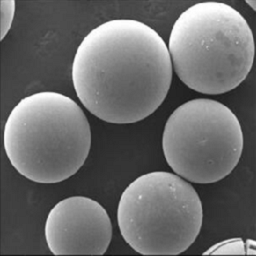
#> input picture 17JE003548_6/sample3.png, 256 x 256 px, found by its file name
$ python 3.py
#> lines starting #> are read from the running program, lines starting #| are printed output that depends on the picture; after the words box and inside, x2 and y2 are one past the last pixel; in counts of white or black regions, pixels touching at a corner belong together
import cv2
img=cv2.imread("img/sample3.png",0)
#> img is the input picture: shape (256, 256); min 15, max 255, mean 107.6

cv2.imshow("image",img)
cv2.waitKey(0)
cv2.destroyAllWindows()

h,v=img.shape
#> h = 256; v = 256

th=0.5*256
out=img.copy()

def seg(rl, rr, cl, cr):
#> called with rl = 0, rr = 255, cl = 0, cr = 255
    if rl > rr or cl > cr:
        return
    arr=[]
    for i in range(rl, rr + 1):
        for j in range(cl, cr + 1):
            arr.append(img[i][j])
#> after the loop, arr = 65536 items
    if max(arr) - min(arr) <= th:
        for i in range(rl, rr + 1):
            out[i][cl] = 255
            if cr == v-1:
                out[i][cr] = 255
        for j in range(cl, cr + 1):
            out[rl][j] = 255
            if rr == h-1:
                out[rr][j] = 0
        return
    rm=(rl + rr)//2
    cm=(cl + cr)//2
    seg(rl, rm, cl, cm)
#> after the loop in seg (call 6), `for i in range(rl, rr + 1):`: out: shape (256, 256); 0.01% of pixels changed, all inside (x1, y1, x2, y2) = (0, 0, 1, 8)
#> after the loop in seg (call 6), `for j in range(cl, cr + 1):`: out: shape (256, 256); min 15, max 255, mean 107.7
    seg(rm + 1, rr, cl, cm)
#> after the loop in seg (call 7), `for i in range(rl, rr + 1):`: out: shape (256, 256); min 15, max 255, mean 107.7
#> after the loop in seg (call 7), `for j in range(cl, cr + 1):`: out: shape (256, 256); min 15, max 255, mean 107.7
    seg(rl, rm, cm + 1, cr)
#> after the loop in seg (call 9), `for i in range(rl, rr + 1):`: out: shape (256, 256); min 15, max 255, mean 107.7
#> after the loop in seg (call 9), `for j in range(cl, cr + 1):`: out: shape (256, 256); min 15, max 255, mean 107.7
#> after the loop in seg (call 10), `for i in range(rl, rr + 1):`: out: shape (256, 256); min 15, max 255, mean 107.7
#> after the loop in seg (call 10), `for j in range(cl, cr + 1):`: out: shape (256, 256); min 15, max 255, mean 107.7
#> after the loop in seg (call 12), `for i in range(rl, rr + 1):`: out: shape (256, 256); min 15, max 255, mean 107.7
#> after the loop in seg (call 12), `for j in range(cl, cr + 1):`: out: shape (256, 256); min 15, max 255, mean 107.7
#> after the loop in seg (call 13), `for i in range(rl, rr + 1):`: out: shape (256, 256); min 15, max 255, mean 107.7
#> after the loop in seg (call 13), `for j in range(cl, cr + 1):`: out: shape (256, 256); min 15, max 255, mean 107.7
#> after the loop in seg (call 14), `for i in range(rl, rr + 1):`: out: shape (256, 256); min 15, max 255, mean 107.7
#> after the loop in seg (call 14), `for j in range(cl, cr + 1):`: out: shape (256, 256); min 15, max 255, mean 107.7
    seg(rm + 1, rr, cm + 1, cr)
#> after the loop in seg (call 15), `for i in range(rl, rr + 1):`: out: shape (256, 256); min 15, max 255, mean 107.7
#> after the loop in seg (call 15), `for j in range(cl, cr + 1):`: out: shape (256, 256); min 15, max 255, mean 107.7
#> after the loop in seg (call 17), `for i in range(rl, rr + 1):`: out: shape (256, 256); min 15, max 255, mean 107.7
#> after the loop in seg (call 17), `for j in range(cl, cr + 1):`: out: shape (256, 256); min 15, max 255, mean 107.7
#> after the loop in seg (call 18), `for i in range(rl, rr + 1):`: out: shape (256, 256); min 15, max 255, mean 107.7
#> after the loop in seg (call 18), `for j in range(cl, cr + 1):`: out: shape (256, 256); min 15, max 255, mean 107.7
#> after the loop in seg (call 19), `for i in range(rl, rr + 1):`: out: shape (256, 256); min 15, max 255, mean 107.7
#> after the loop in seg (call 19), `for j in range(cl, cr + 1):`: out: shape (256, 256); min 15, max 255, mean 107.7
#> after the loop in seg (call 20), `for i in range(rl, rr + 1):`: out: shape (256, 256); min 15, max 255, mean 107.7
#> after the loop in seg (call 20), `for j in range(cl, cr + 1):`: out: shape (256, 256); min 15, max 255, mean 107.7
#> after the loop in seg (call 22), `for i in range(rl, rr + 1):`: out: shape (256, 256); min 15, max 255, mean 107.7
#> after the loop in seg (call 22), `for j in range(cl, cr + 1):`: out: shape (256, 256); min 15, max 255, mean 107.7
#> after the loop in seg (call 23), `for i in range(rl, rr + 1):`: out: shape (256, 256); min 15, max 255, mean 107.8
#> after the loop in seg (call 23), `for j in range(cl, cr + 1):`: out: shape (256, 256); min 15, max 255, mean 107.8
#> after the loop in seg (call 25), `for i in range(rl, rr + 1):`: out: shape (256, 256); min 15, max 255, mean 107.8
#> after the loop in seg (call 25), `for j in range(cl, cr + 1):`: out: shape (256, 256); min 15, max 255, mean 107.8
#> after the loop in seg (call 26), `for i in range(rl, rr + 1):`: out: shape (256, 256); min 15, max 255, mean 107.8
#> after the loop in seg (call 26), `for j in range(cl, cr + 1):`: out: shape (256, 256); min 15, max 255, mean 107.8
#> after the loop in seg (call 27), `for i in range(rl, rr + 1):`: out: shape (256, 256); min 15, max 255, mean 107.8
#> after the loop in seg (call 27), `for j in range(cl, cr + 1):`: out: shape (256, 256); min 15, max 255, mean 107.8
#> after the loop in seg (call 28), `for i in range(rl, rr + 1):`: out: shape (256, 256); min 15, max 255, mean 107.8
#> after the loop in seg (call 28), `for j in range(cl, cr + 1):`: out: shape (256, 256); min 15, max 255, mean 107.8
#> after the loop in seg (call 30), `for i in range(rl, rr + 1):`: out: shape (256, 256); min 15, max 255, mean 107.8
#> after the loop in seg (call 30), `for j in range(cl, cr + 1):`: out: shape (256, 256); min 15, max 255, mean 107.8
#> after the loop in seg (call 31), `for i in range(rl, rr + 1):`: out: shape (256, 256); min 15, max 255, mean 107.8
#> after the loop in seg (call 31), `for j in range(cl, cr + 1):`: out: shape (256, 256); min 15, max 255, mean 107.8
#> after the loop in seg (call 32), `for i in range(rl, rr + 1):`: out: shape (256, 256); min 15, max 255, mean 107.8
#> after the loop in seg (call 32), `for j in range(cl, cr + 1):`: out: shape (256, 256); min 15, max 255, mean 107.8
#> after the loop in seg (call 33), `for i in range(rl, rr + 1):`: out: shape (256, 256); min 15, max 255, mean 107.8
#> after the loop in seg (call 33), `for j in range(cl, cr + 1):`: out: shape (256, 256); min 15, max 255, mean 107.8

seg(0, h - 1, 0, v - 1)
#> after the loop in seg (call 35), `for i in range(rl, rr + 1):`: arr = 64 values, max 166 at index 55, min 109 at index 0, mean 146.1
#> after the loop in seg (call 35), `for i in range(rl, rr + 1):`:
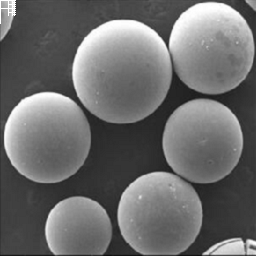
#> out: shape (256, 256); min 15, max 255, mean 107.8
#> after the loop in seg (call 35), `for j in range(cl, cr + 1):`: out: shape (256, 256); 0.01% of pixels changed, all inside (x1, y1, x2, y2) = (1, 16, 8, 17)
#> after the loop in seg (call 36), `for i in range(rl, rr + 1):`: out: shape (256, 256); min 15, max 255, mean 107.8
cv2.imshow("image",out)
cv2.waitKey(0)
cv2.destroyAllWindows()

$ run again, with 17JE003548_6/sample1.png copied over 17JE003548_6/sample3.png
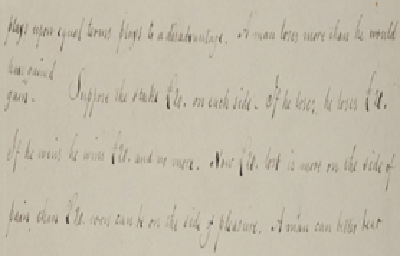
#> input picture 17JE003548_6/sample1.png, 400 x 256 px, found by its file name
#> after the loop in seg, `for i in range(rl, rr + 1):`: arr = 102400 items
#> after the loop in seg (call 27), `for i in range(rl, rr + 1):`: arr = 1600 values, max 199 at index 1438, min 136 at index 1584, mean 190.9
#> after the loop in seg (call 27), `for j in range(cl, cr + 1):`:
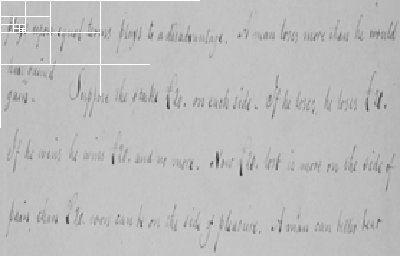
#> out: shape (256, 400); min 50, max 255, mean 189.3
#> after the loop in seg (call 33), `for i in range(rl, rr + 1):`: arr = 104 values, max 197 at index 5, min 190 at index 8, mean 192.5
#> after the loop in seg (call 33), `for j in range(cl, cr + 1):`:
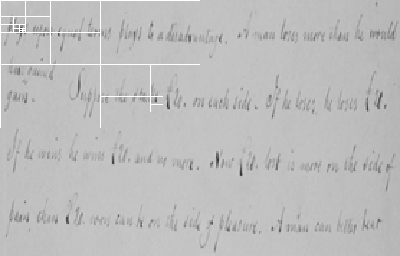
#> out: shape (256, 400); min 50, max 255, mean 189.4

$ run again, with 17JE003548_6/sample2.png copied over 17JE003548_6/sample3.png
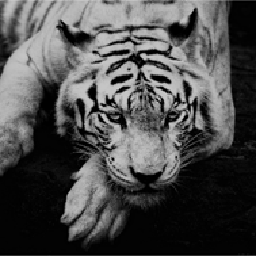
#> input picture 17JE003548_6/sample2.png, 256 x 256 px, found by its file name
#> img is the input picture: shape (256, 256); min 0, max 203, mean 75.5
#> after the loop in seg, `for i in range(rl, rr + 1):`: arr = 65536 items
#> after the loop in seg (call 16), `for i in range(rl, rr + 1):`: arr = 256 values, max 177 at index 7, min 57 at index 191, mean 130.8
#> after the loop in seg (call 16), `for j in range(cl, cr + 1):`:
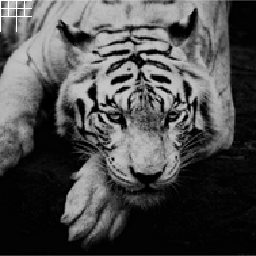
#> out: shape (256, 256); min 0, max 255, mean 75.8
#> after the loop in seg (call 31), `for i in range(rl, rr + 1):`: arr = [55, 68, 68, 71, 65, 68, 68, 65, 57, 50, 50, 53, 38, 35, 35, 48]
#> after the loop in seg (call 31), `for j in range(cl, cr + 1):`:
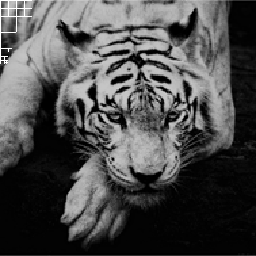
#> out: shape (256, 256); min 0, max 255, mean 76.1
